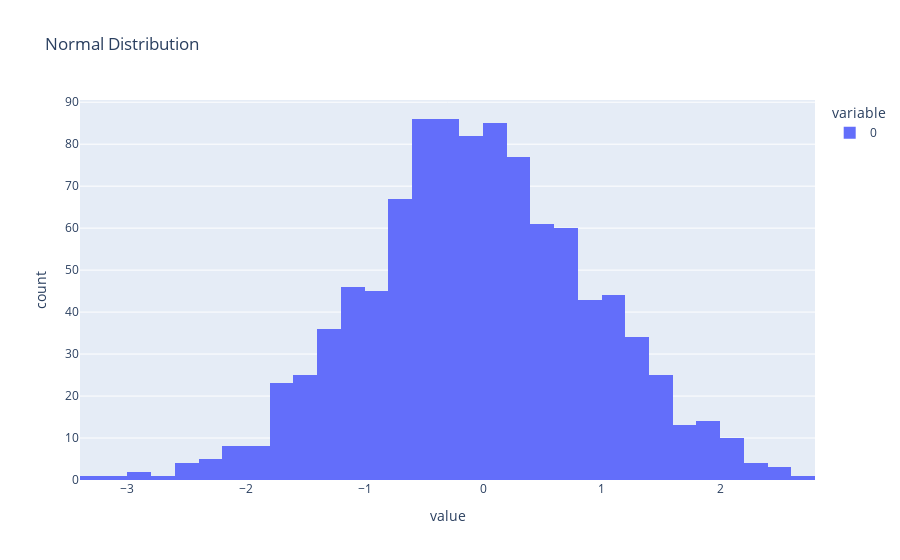

Notebook code cell kept with this figure:
### Markdown cell above
> What is it?

Analogy: Imagine shoe sizes of people in a city. Most people wear an average size (like size 8), but some wear very small or very large sizes.

Shape: Bell curve, with most values near the center (mean).

> Use Cases:

* Customer heights or weights.
* Price fluctuations around an average.
* Average product ratings from customers.

### Code cell
data = np.random.normal(loc=0, scale=1, size=1000)

fig = px.histogram(data, nbins=50, title="Normal Distribution")
fig.show()

### Figure 1 — Plotly figure (JSON) as saved in the notebook; plotly's stock layout.template omitted (floating-point values rounded to 4 significant figures; data arrays with more than 128 entries replaced by an {"elided": "..."} marker saying what was removed)
{"data": [{"alignmentgroup": "True", "bingroup": "x", "hovertemplate": "variable=0<br>value=%{x}<br>count=%{y}<extra></extra>", "legendgroup": "0", "marker": {"color": "#636efa", "pattern": {"shape": ""}}, "name": "0", "nbinsx": 50, "offsetgroup": "0", "orientation": "v", "showlegend": true, "type": "histogram", "x": {"elided": "1000 float values"}, "xaxis": "x", "yaxis": "y"}], "layout": {"barmode": "relative", "legend": {"title": {"text": "variable"}, "tracegroupgap": 0}, "title": {"text": "Normal Distribution"}, "xaxis": {"anchor": "y", "domain": [0, 1], "title": {"text": "value"}}, "yaxis": {"anchor": "x", "domain": [0, 1], "title": {"text": "count"}}}}
